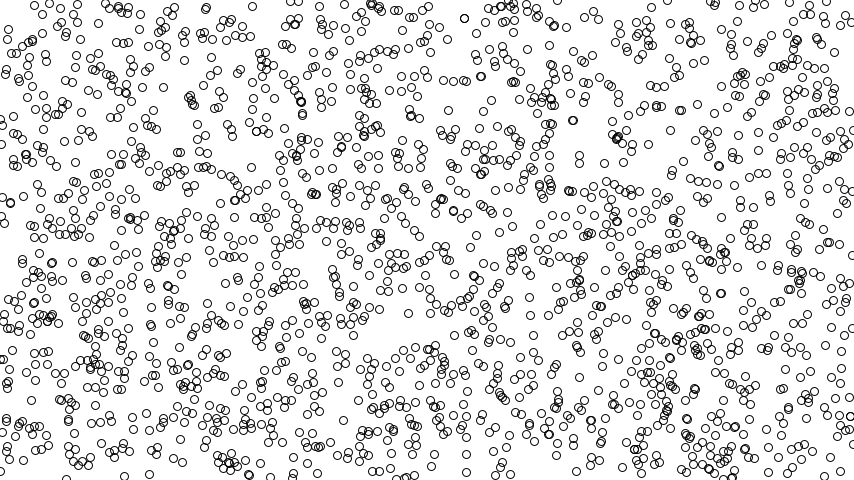
Frame 1 (no input)
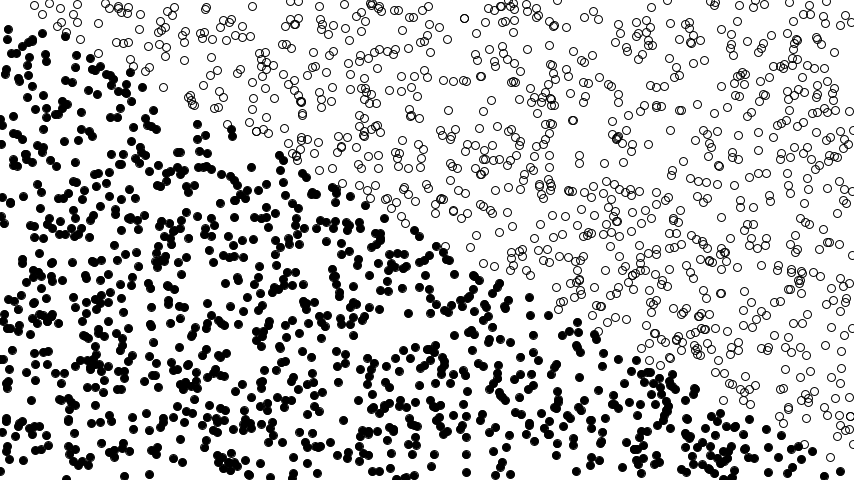
Frame 60 (the mouse pressed at the canvas centre just before this capture)
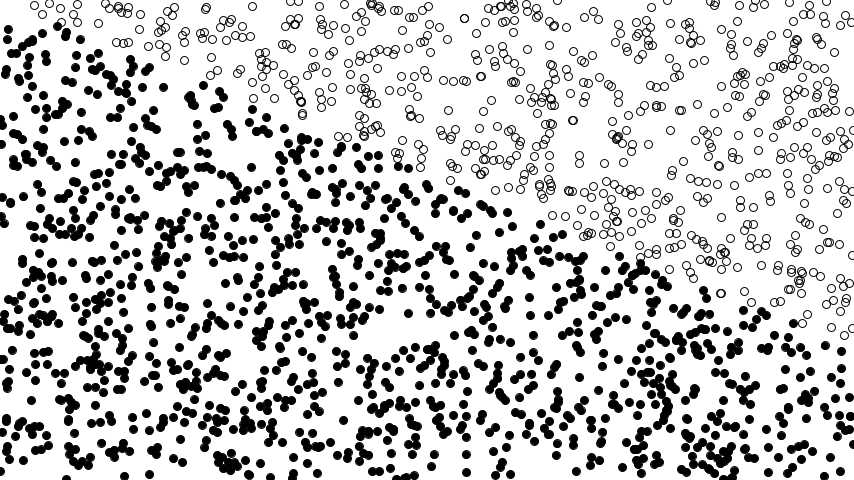
Frame 120 (the mouse held since frame 60 and released just before this capture)

The Processing sketch that drew these frames (run headless with seeded random() and noise(); from frame 60 on, the mouse is pressed at the canvas centre):

// Processing sketch: Perceptron_161024a
// ── Perceptron_161024a.pde
Perceptron ptron;
Trainer[] training = new Trainer[2000];

void setup(){
  size(854 , 480);
  frameRate(60);
  ptron = new Perceptron(3);
  for(int i = 0; i < training.length; i++){
    training[i] = new Trainer(random(width) , random(height));
  }
}
int count = 0;
void draw(){
  background(255);
  
  ptron.train(training[count].inputs , training[count].answer);
  count = (count + 1) % training.length;
  
  pushStyle();
  stroke(0);
  strokeWeight(1);
  for(int i = 0; i < training.length; i++){ 
    if(ptron.feedforward(training[i].inputs) == 1){
      fill(0);
    }
    else{
      noFill();
    }
     ellipse(training[i].inputs[0] , training[i].inputs[1] , 8 , 8);
  }
  popStyle();
}
// ── Perceptron.pde
class Perceptron{
  float[] weights;
  final float c = 0.01;
  
  Perceptron(int n){
    weights = new float[n];
    for(int i = 0; i < weights.length; i++){
      weights[i] = random(1 , -1);
    }
  }
  int feedforward(float[] inputs){
    float sum = 0;
    for(int i = 0; i < weights.length; i++){
      sum += inputs[i] * weights[i];
    }
    return activate(sum);
  }
  int activate(float sum){
    if(sum > 0) return 1;
    else        return -1;
  }
  void train(float[] inputs , int desired){
    int guess = feedforward(inputs);
    float error = desired - guess;
    for(int i = 0; i < weights.length; i++){
      weights[i] += c * error * inputs[i];
    }
  }
}
// ── Trainer.pde
class Trainer{
  float[] inputs;
  int answer;
  
  Trainer(float x , float y){
    inputs = new float[3];
    inputs[0] = x;
    inputs[1] = y;
    inputs[2] = 1;
    answer = f(x , y);
  }
  int f(float x , float y){
    return x * ((float)9 / 16) > y? -1 : 1;
  }
}
